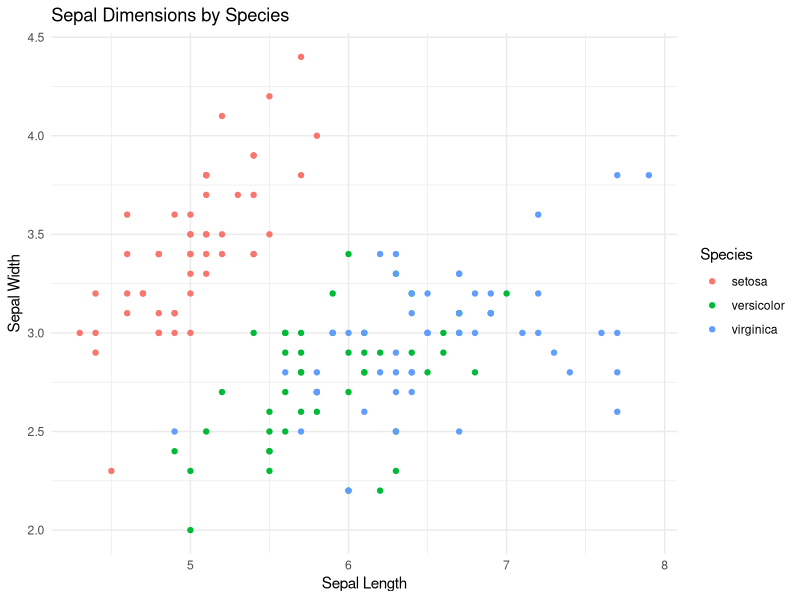

Write R code to recreate this figure.
# Arguments of sample() function
cat("Arguments of sample() function:\n")
args(sample)
cat("\n")

# Sample of students selected
cat("Sample of students selected:\n")
students <- c("Alice", "Bob", "Charlie", "David", "Eve", "Frank",
              "Grace", "Hannah", "Ian", "Julia")
selected_students <- sample(students, size = 3, replace = FALSE)
print(selected_students)
cat("\n")

# Arguments of median() function
cat("Arguments of median() function:\n")
args(median)
cat("\n")

v1 <- c(15, 25, NA, 20, 40)
cat("Median with na.rm = TRUE:\n")
print(median(v1, na.rm = TRUE))
cat("\n")

cat("Median with na.rm = FALSE:\n")
print(median(v1, na.rm = FALSE))
cat("\n")

# Which function example
x <- c(5, 2, 7, 3, 9)
cat("Indices where x > 5:\n")
print(which(x > 5))
cat("\n")

# Frequency table
colors <- c("cyan", "violet", "cyan", "turquoise", "violet", "violet")
cat("Frequency table of colors:\n")
print(table(colors))
cat("\n")

# Subset of iris dataset
cat("Subset of iris dataset (Species == 'setosa' and Sepal.Length > 5):\n")
data(iris)
subset_setosa <- subset(iris, Species == "setosa" & Sepal.Length > 5)
print(subset_setosa)
cat("\n")

# Age categorization using ifelse
age <- c(12, 25, 35, 8, 60)
category <- ifelse(age < 18, "Minor", "Adult")
cat("Age categories:\n")
print(data.frame(age, category))
cat("\n")

# ggplot2 plot of Sepal dimensions
cat("Plotting Sepal dimensions using ggplot2...\n")
library(ggplot2)
ggplot(iris, aes(x = Sepal.Length, y = Sepal.Width, color = Species)) +
  geom_point() +
  labs(title = "Sepal Dimensions by Species",
       x = "Sepal Length",
       y = "Sepal Width") +
  theme_minimal() 
